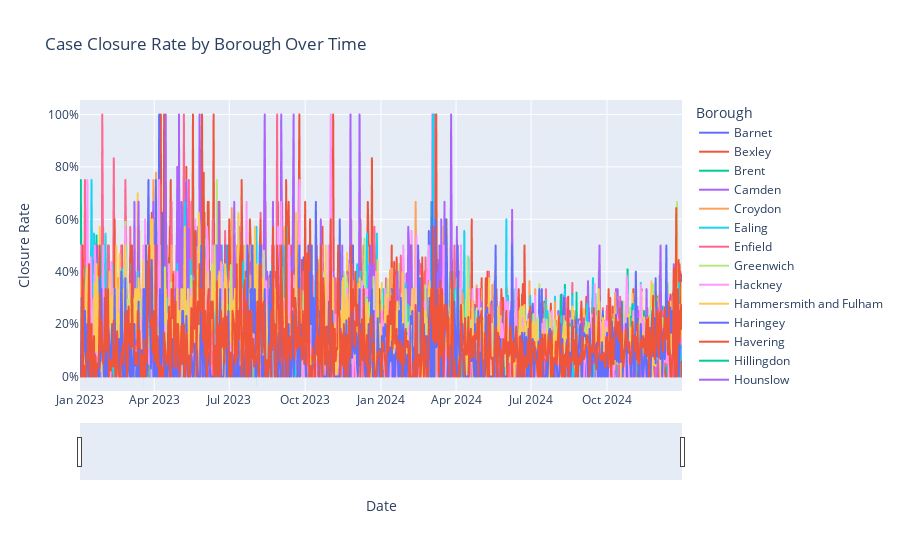

This figure's notebook cell:
### Markdown cell above
In the column Positive Outcome "Y" means the crime case is closed. I will visualise the rate of closed case by different borough.

### Code cell
# create a new column called "Closed". Convert "Y"(closed case), "N"(open case).
df['Closed'] = df['Positive Outcome'].map({'Y': 1, 'N': 0})

# create data frame for visualisation
closure_rate = (
    df.groupby(['Date', 'Borough'])['Closed'] # groups the data for each day and borough
    .agg(['mean', 'count'])  # mean = closure rate, count = total cases
    .reset_index() # converts groupby result back to a DataFrame
    .rename(columns={'mean': 'ClosureRate', 'count': 'TotalCases'})
)

# create plotly visualisation
fig = px.line(closure_rate, x='Date', y='ClosureRate', color='Borough',
              title='Case Closure Rate by Borough Over Time')
fig.update_xaxes(rangeslider_visible=True)
fig.update_yaxes(title='Closure Rate', tickformat=".0%") 
fig.show()

### Figure 1 — Plotly figure (JSON) as saved in the notebook; plotly's stock layout.template omitted (floating-point values rounded to 4 significant figures; data arrays with more than 128 entries replaced by an {"elided": "..."} marker saying what was removed)
{"data": [{"hovertemplate": "Borough=Barnet<br>Date=%{x}<br>ClosureRate=%{y}<extra></extra>", "legendgroup": "Barnet", "line": {"color": "#636efa", "dash": "solid"}, "marker": {"symbol": "circle"}, "mode": "lines", "name": "Barnet", "showlegend": true, "type": "scattergl", "x": {"elided": "731 str values"}, "xaxis": "x", "y": {"elided": "731 float values"}, "yaxis": "y"}, {"hovertemplate": "Borough=Bexley<br>Date=%{x}<br>ClosureRate=%{y}<extra></extra>", "legendgroup": "Bexley", "line": {"color": "#EF553B", "dash": "solid"}, "marker": {"symbol": "circle"}, "mode": "lines", "name": "Bexley", "showlegend": true, "type": "scattergl", "x": {"elided": "727 str values"}, "xaxis": "x", "y": {"elided": "727 float values"}, "yaxis": "y"}, {"hovertemplate": "Borough=Brent<br>Date=%{x}<br>ClosureRate=%{y}<extra></extra>", "legendgroup": "Brent", "line": {"color": "#00cc96", "dash": "solid"}, "marker": {"symbol": "circle"}, "mode": "lines", "name": "Brent", "showlegend": true, "type": "scattergl", "x": {"elided": "731 str values"}, "xaxis": "x", "y": {"elided": "731 float values"}, "yaxis": "y"}, {"hovertemplate": "Borough=Camden<br>Date=%{x}<br>ClosureRate=%{y}<extra></extra>", "legendgroup": "Camden", "line": {"color": "#ab63fa", "dash": "solid"}, "marker": {"symbol": "circle"}, "mode": "lines", "name": "Camden", "showlegend": true, "type": "scattergl", "x": {"elided": "731 str values"}, "xaxis": "x", "y": {"elided": "731 float values"}, "yaxis": "y"}, {"hovertemplate": "Borough=Croydon<br>Date=%{x}<br>ClosureRate=%{y}<extra></extra>", "legendgroup": "Croydon", "line": {"color": "#FFA15A", "dash": "solid"}, "marker": {"symbol": "circle"}, "mode": "lines", "name": "Croydon", "showlegend": true, "type": "scattergl", "x": {"elided": "730 str values"}, "xaxis": "x", "y": {"elided": "730 float values"}, "yaxis": "y"}, {"hovertemplate": "Borough=Ealing<br>Date=%{x}<br>ClosureRate=%{y}<extra></extra>", "legendgroup": "Ealing", "line": {"color": "#19d3f3", "dash": "solid"}, "marker": {"symbol": "circle"}, "mode": "lines", "name": "Ealing", "showlegend": true, "type": "scattergl", "x": {"elided": "730 str values"}, "xaxis": "x", "y": {"elided": "730 float values"}, "yaxis": "y"}, {"hovertemplate": "Borough=Enfield<br>Date=%{x}<br>ClosureRate=%{y}<extra></extra>", "legendgroup": "Enfield", "line": {"color": "#FF6692", "dash": "solid"}, "marker": {"symbol": "circle"}, "mode": "lines", "name": "Enfield", "showlegend": true, "type": "scattergl", "x": {"elided": "730 str values"}, "xaxis": "x", "y": {"elided": "730 float values"}, "yaxis": "y"}, {"hovertemplate": "Borough=Greenwich<br>Date=%{x}<br>ClosureRate=%{y}<extra></extra>", "legendgroup": "Greenwich", "line": {"color": "#B6E880", "dash": "solid"}, "marker": {"symbol": "circle"}, "mode": "lines", "name": "Greenwich", "showlegend": true, "type": "scattergl", "x": {"elided": "731 str values"}, "xaxis": "x", "y": {"elided": "731 float values"}, "yaxis": "y"}, {"hovertemplate": "Borough=Hackney<br>Date=%{x}<br>ClosureRate=%{y}<extra></extra>", "legendgroup": "Hackney", "line": {"color": "#FF97FF", "dash": "solid"}, "marker": {"symbol": "circle"}, "mode": "lines", "name": "Hackney", "showlegend": true, "type": "scattergl", "x": {"elided": "731 str values"}, "xaxis": "x", "y": {"elided": "731 float values"}, "yaxis": "y"}, {"hovertemplate": "Borough=Hammersmith and Fulham<br>Date=%{x}<br>ClosureRate=%{y}<extra></extra>", "legendgroup": "Hammersmith and Fulham", "line": {"color": "#FECB52", "dash": "solid"}, "marker": {"symbol": "circle"}, "mode": "lines", "name": "Hammersmith and Fulham", "showlegend": true, "type": "scattergl", "x": {"elided": "730 str values"}, "xaxis": "x", "y": {"elided": "730 float values"}, "yaxis": "y"}, {"hovertemplate": "Borough=Haringey<br>Date=%{x}<br>ClosureRate=%{y}<extra></extra>", "legendgroup": "Haringey", "line": {"color": "#636efa", "dash": "solid"}, "marker": {"symbol": "circle"}, "mode": "lines", "name": "Haringey", "showlegend": true, "type": "scattergl", "x": {"elided": "731 str values"}, "xaxis": "x", "y": {"elided": "731 float values"}, "yaxis": "y"}, {"hovertemplate": "Borough=Havering<br>Date=%{x}<br>ClosureRate=%{y}<extra></extra>", "legendgroup": "Havering", "line": {"color": "#EF553B", "dash": "solid"}, "marker": {"symbol": "circle"}, "mode": "lines", "name": "Havering", "showlegend": true, "type": "scattergl", "x": {"elided": "730 str values"}, "xaxis": "x", "y": {"elided": "730 float values"}, "yaxis": "y"}, {"hovertemplate": "Borough=Hillingdon<br>Date=%{x}<br>ClosureRate=%{y}<extra></extra>", "legendgroup": "Hillingdon", "line": {"color": "#00cc96", "dash": "solid"}, "marker": {"symbol": "circle"}, "mode": "lines", "name": "Hillingdon", "showlegend": true, "type": "scattergl", "x": {"elided": "731 str values"}, "xaxis": "x", "y": {"elided": "731 float values"}, "yaxis": "y"}, {"hovertemplate": "Borough=Hounslow<br>Date=%{x}<br>ClosureRate=%{y}<extra></extra>", "legendgroup": "Hounslow", "line": {"color": "#ab63fa", "dash": "solid"}, "marker": {"symbol": "circle"}, "mode": "lines", "name": "Hounslow", "showlegend": true, "type": "scattergl", "x": {"elided": "731 str values"}, "xaxis": "x", "y": {"elided": "731 float values"}, "yaxis": "y"}, {"hovertemplate": "Borough=Islington<br>Date=%{x}<br>ClosureRate=%{y}<extra></extra>", "legendgroup": "Islington", "line": {"color": "#FFA15A", "dash": "solid"}, "marker": {"symbol": "circle"}, "mode": "lines", "name": "Islington", "showlegend": true, "type": "scattergl", "x": {"elided": "731 str values"}, "xaxis": "x", "y": {"elided": "731 float values"}, "yaxis": "y"}, {"hovertemplate": "Borough=Kensington and Chelsea<br>Date=%{x}<br>ClosureRate=%{y}<extra></extra>", "legendgroup": "Kensington and Chelsea", "line": {"color": "#19d3f3", "dash": "solid"}, "marker": {"symbol": "circle"}, "mode": "lines", "name": "Kensington and Chelsea", "showlegend": true, "type": "scattergl", "x": {"elided": "730 str values"}, "xaxis": "x", "y": {"elided": "730 float values"}, "yaxis": "y"}, {"hovertemplate": "Borough=Kingston upon Thames<br>Date=%{x}<br>ClosureRate=%{y}<extra></extra>", "legendgroup": "Kingston upon Thames", "line": {"color": "#FF6692", "dash": "solid"}, "marker": {"symbol": "circle"}, "mode": "lines", "name": "Kingston upon Thames", "showlegend": true, "type": "scattergl", "x": {"elided": "730 str values"}, "xaxis": "x", "y": {"elided": "730 float values"}, "yaxis": "y"}, {"hovertemplate": "Borough=Lambeth<br>Date=%{x}<br>ClosureRate=%{y}<extra></extra>", "legendgroup": "Lambeth", "line": {"color": "#B6E880", "dash": "solid"}, "marker": {"symbol": "circle"}, "mode": "lines", "name": "Lambeth", "showlegend": true, "type": "scattergl", "x": {"elided": "731 str values"}, "xaxis": "x", "y": {"elided": "731 float values"}, "yaxis": "y"}, {"hovertemplate": "Borough=Merton<br>Date=%{x}<br>ClosureRate=%{y}<extra></extra>", "legendgroup": "Merton", "line": {"color": "#FF97FF", "dash": "solid"}, "marker": {"symbol": "circle"}, "mode": "lines", "name": "Merton", "showlegend": true, "type": "scattergl", "x": {"elided": "728 str values"}, "xaxis": "x", "y": {"elided": "728 float values"}, "yaxis": "y"}, {"hovertemplate": "Borough=Newham<br>Date=%{x}<br>ClosureRate=%{y}<extra></extra>", "legendgroup": "Newham", "line": {"color": "#FECB52", "dash": "solid"}, "marker": {"symbol": "circle"}, "mode": "lines", "name": "Newham", "showlegend": true, "type": "scattergl", "x": {"elided": "731 str values"}, "xaxis": "x", "y": {"elided": "731 float values"}, "yaxis": "y"}, {"hovertemplate": "Borough=Redbridge<br>Date=%{x}<br>ClosureRate=%{y}<extra></extra>", "legendgroup": "Redbridge", "line": {"color": "#636efa", "dash": "solid"}, "marker": {"symbol": "circle"}, "mode": "lines", "name": "Redbridge", "showlegend": true, "type": "scattergl", "x": {"elided": "730 str values"}, "xaxis": "x", "y": {"elided": "730 float values"}, "yaxis": "y"}, {"hovertemplate": "Borough=Richmond upon Thames<br>Date=%{x}<br>ClosureRate=%{y}<extra></extra>", "legendgroup": "Richmond upon Thames", "line": {"color": "#EF553B", "dash": "solid"}, "marker": {"symbol": "circle"}, "mode": "lines", "name": "Richmond upon Thames", "showlegend": true, "type": "scattergl", "x": {"elided": "725 str values"}, "xaxis": "x", "y": {"elided": "725 float values"}, "yaxis": "y"}, {"hovertemplate": "Borough=Southwark<br>Date=%{x}<br>ClosureRate=%{y}<extra></extra>", "legendgroup": "Southwark", "line": {"color": "#00cc96", "dash": "solid"}, "marker": {"symbol": "circle"}, "mode": "lines", "name": "Southwark", "showlegend": true, "type": "scattergl", "x": {"elided": "731 str values"}, "xaxis": "x", "y": {"elided": "731 float values"}, "yaxis": "y"}, {"hovertemplate": "Borough=Sutton<br>Date=%{x}<br>ClosureRate=%{y}<extra></extra>", "legendgroup": "Sutton", "line": {"color": "#ab63fa", "dash": "solid"}, "marker": {"symbol": "circle"}, "mode": "lines", "name": "Sutton", "showlegend": true, "type": "scattergl", "x": {"elided": "723 str values"}, "xaxis": "x", "y": {"elided": "723 float values"}, "yaxis": "y"}, {"hovertemplate": "Borough=Tower Hamlets<br>Date=%{x}<br>ClosureRate=%{y}<extra></extra>", "legendgroup": "Tower Hamlets", "line": {"color": "#FFA15A", "dash": "solid"}, "marker": {"symbol": "circle"}, "mode": "lines", "name": "Tower Hamlets", "showlegend": true, "type": "scattergl", "x": {"elided": "731 str values"}, "xaxis": "x", "y": {"elided": "731 float values"}, "yaxis": "y"}, {"hovertemplate": "Borough=Waltham Forest<br>Date=%{x}<br>ClosureRate=%{y}<extra></extra>", "legendgroup": "Waltham Forest", "line": {"color": "#19d3f3", "dash": "solid"}, "marker": {"symbol": "circle"}, "mode": "lines", "name": "Waltham Forest", "showlegend": true, "type": "scattergl", "x": {"elided": "731 str values"}, "xaxis": "x", "y": {"elided": "731 float values"}, "yaxis": "y"}, {"hovertemplate": "Borough=Wandsworth<br>Date=%{x}<br>ClosureRate=%{y}<extra></extra>", "legendgroup": "Wandsworth", "line": {"color": "#FF6692", "dash": "solid"}, "marker": {"symbol": "circle"}, "mode": "lines", "name": "Wandsworth", "showlegend": true, "type": "scattergl", "x": {"elided": "730 str values"}, "xaxis": "x", "y": {"elided": "730 float values"}, "yaxis": "y"}, {"hovertemplate": "Borough=Westminster<br>Date=%{x}<br>ClosureRate=%{y}<extra></extra>", "legendgroup": "Westminster", "line": {"color": "#B6E880", "dash": "solid"}, "marker": {"symbol": "circle"}, "mode": "lines", "name": "Westminster", "showlegend": true, "type": "scattergl", "x": {"elided": "731 str values"}, "xaxis": "x", "y": {"elided": "731 float values"}, "yaxis": "y"}, {"hovertemplate": "Borough=Barking and Dagenham<br>Date=%{x}<br>ClosureRate=%{y}<extra></extra>", "legendgroup": "Barking and Dagenham", "line": {"color": "#FF97FF", "dash": "solid"}, "marker": {"symbol": "circle"}, "mode": "lines", "name": "Barking and Dagenham", "showlegend": true, "type": "scattergl", "x": {"elided": "730 str values"}, "xaxis": "x", "y": {"elided": "730 float values"}, "yaxis": "y"}, {"hovertemplate": "Borough=Bromley<br>Date=%{x}<br>ClosureRate=%{y}<extra></extra>", "legendgroup": "Bromley", "line": {"color": "#FECB52", "dash": "solid"}, "marker": {"symbol": "circle"}, "mode": "lines", "name": "Bromley", "showlegend": true, "type": "scattergl", "x": {"elided": "729 str values"}, "xaxis": "x", "y": {"elided": "729 float values"}, "yaxis": "y"}, {"hovertemplate": "Borough=Harrow<br>Date=%{x}<br>ClosureRate=%{y}<extra></extra>", "legendgroup": "Harrow", "line": {"color": "#636efa", "dash": "solid"}, "marker": {"symbol": "circle"}, "mode": "lines", "name": "Harrow", "showlegend": true, "type": "scattergl", "x": {"elided": "730 str values"}, "xaxis": "x", "y": {"elided": "730 float values"}, "yaxis": "y"}, {"hovertemplate": "Borough=Lewisham<br>Date=%{x}<br>ClosureRate=%{y}<extra></extra>", "legendgroup": "Lewisham", "line": {"color": "#EF553B", "dash": "solid"}, "marker": {"symbol": "circle"}, "mode": "lines", "name": "Lewisham", "showlegend": true, "type": "scattergl", "x": {"elided": "729 str values"}, "xaxis": "x", "y": {"elided": "729 float values"}, "yaxis": "y"}], "layout": {"legend": {"title": {"text": "Borough"}, "tracegroupgap": 0}, "title": {"text": "Case Closure Rate by Borough Over Time"}, "xaxis": {"anchor": "y", "domain": [0, 1], "rangeslider": {"visible": true}, "title": {"text": "Date"}}, "yaxis": {"anchor": "x", "domain": [0, 1], "tickformat": ".0%", "title": {"text": "Closure Rate"}}}}
